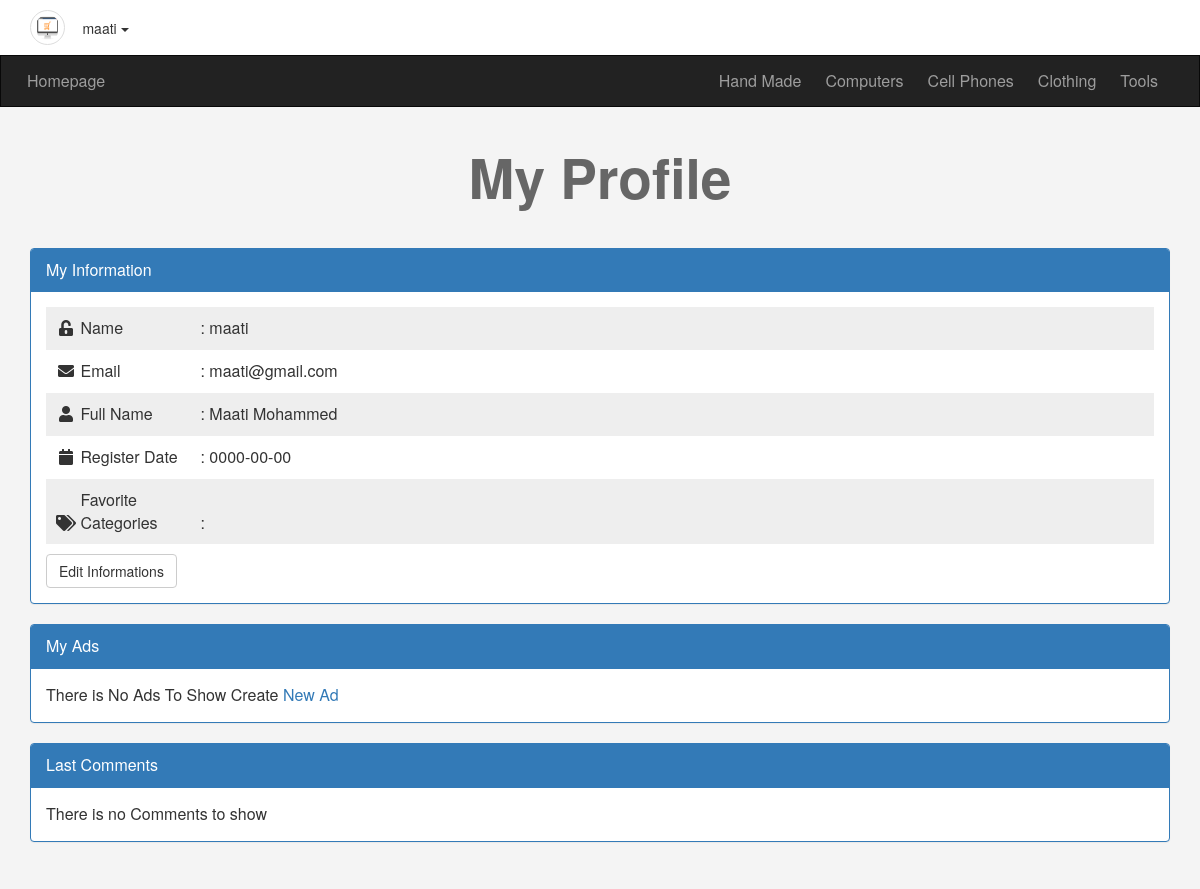
The app's page /profile.php (signed in) with its own data.
### tables this page shows
CREATE TABLE `categories` (
  `ID` int(6) NOT NULL,
  `Name` varchar(255) NOT NULL,
  `Description` text NOT NULL,
  `parent` int(11) NOT NULL,
  `Ordering` int(11) DEFAULT NULL,
  `Visibilty` tinyint(4) NOT NULL DEFAULT 0,
  `Allow_Comment` tinyint(4) NOT NULL DEFAULT 0,
  `Allow_Ads` tinyint(4) NOT NULL DEFAULT 0
);

CREATE TABLE `users` (
  `UserID` int(11) NOT NULL,
  `Username` varchar(255) NOT NULL,
  `Password` varchar(255) NOT NULL,
  `Email` varchar(255) NOT NULL,
  `FullName` varchar(255) DEFAULT NULL,
  `GroupID` int(11) NOT NULL DEFAULT 0,
  `TrustStatus` int(11) NOT NULL DEFAULT 0,
  `RegStatus` int(11) NOT NULL DEFAULT 0,
  `Date` date NOT NULL,
  `avatar` varchar(255) DEFAULT NULL
);

### init.php (called while the page is built, shortened)
<?php
	include 'admin/connect.php';
	$sessionUser = "";
	if (isset($_SESSION['user'])) {
		$sessionUser = $_SESSION['user'];
	}
	$tpl 	= "includes/templets/";
	$func   = "includes/functions/";
	$css    = "layout/css/";
	include $func .'function.php';
	include $tpl ."header.php";

### includes/functions/function.php (called while the page is built, shortened)
<?php
	function getAllFrom($faild, $table, $where = NULL, $and = NULL, $orderfaild, $ordering = 'ASC'){
		global $con;
		$getAll = $con->prepare("SELECT $faild FROM $table $where $and ORDER BY $orderfaild $ordering");
		$getAll->execute();
		$all = $getAll->fetchall();
		return $all;
	}
	function getItems($where,$value,$approve = NULL){
		global $con;
		if ($approve = NULL) {
			$sql = "AND Approve = 1";
		} else {
			$sql = NULL;
		}
		$getItems = $con->prepare("SELECT * FROM items WHERE $where = ? $sql ORDER BY Item_id DESC");
		$getItems->execute(array($value));
		$items = $getItems->fetchall();
		return $items;
	}

### profile.php (the view, shortened to what this page needs)
<?php
	include "init.php";
	if (isset($_SESSION['user'])) {
	$getUser = $con->prepare("SELECT * FROM users WHERE Username = ? ");
	$getUser->execute(array($sessionUser));
	$info = $getUser->fetch();
	?>
	<h1 class="text-center">My Profile</h1>
	<div class="information block">
		<div class="container">
			<div class="panel panel-primary">
				<div class="panel-heading">My Information</div>
				<div class="panel-body">
					<ul class="list-unstyled">
						<li>
							<i class="fa fa-unlock-alt fa-fw"></i>
							<span>Name </span>: <?php echo $info['Username'];?>
						</li>
						<li>
							<i class="fa fa-envelope fa-fw"></i>
							<span>Email </span>: <?php echo $info['Email'];?>
						</li>
						<li>
							<i class="fa fa-user fa-fw"></i>
							<span>Full Name </span>: <?php echo $info['FullName'];?>
						</li>
						<li>
							<i class="fa fa-calendar fa-fw"></i>
							<span>Register Date </span>: <?php echo $info['Date'];?>
						</li>
						<li>
							<i class="fa fa-tags fa-fw"></i>
							<span>Favorite Categories </span>:</li>
				    </ul>
				    <a class="btn btn-default" href="#">Edit Informations</a>
				</div>
			</div>
		</div>
	</div>
	<div id="my-ads" class="Ads block">
		<div class="container">
			<div class="panel panel-primary">
				<div class="panel-heading">My Ads</div>
				<div class="panel-body">
						<?php
							if (! empty(getItems('Member_id', $info['UserID']))){
							echo "<div class='row'>";
							foreach (getItems('Member_id', $info['UserID']) as $item) {
								echo "<div class='col-sm-6 col-md-3'>";
								   echo "<div class='thumbnail item-box'>";
								   	 if ($item['Approve'] == 0) {echo "<span class='Approve-status'>Not Approved</span>";}
								      echo "<span class='price'>$" . $item['Price']. "</span>";
								   	  echo "<img class='img-responsive' src='ecommerce.png' alt=''>";
								   	  echo "<div class='caption'>";
								   	  	 echo "<h3><a href='item.php?itemid=". $item['Item_ID'] ."'>".$item['Name']."</a></h3>";
								   	  	 echo "<p>" .$item['Description']."</p>";
								   	  	 echo "<div class='date'>" .$item['Add_Date']."</div>";
								   	  echo "</div>";
								   echo "</div>";
								echo "</div>";
							}
							echo "</div>";
						  } else {
						  		echo " There is No Ads To Show Create <a href='newad.php'>New Ad</a>";
						  }
						?>
				</div>
			</div>
		</div>
	</div>
	<div class="comment block">
		<div class="container">
			<div class="panel panel-primary">
				<div class="panel-heading">Last Comments</div>
				<div class="panel-body">
					<?php
           				 $stmt = $con->prepare("SELECT
							                         comment
							                     FROM
							                         comments
							                     WHERE user_id = ?");
        				 $stmt->execute(array($info['UserID']));
                         $comments = $stmt->fetchAll();
                         if (! empty($comments)) {
                         	foreach ($comments as $comment) {
                         		echo "<p>".$comment['comment'] ."</p>";
                         	}
                         } else {
                         	echo "There is no Comments to show";
                         }
                        ?>
				</div>
			</div>
		</div>
	</div>
<?php
	} else {
		header('Location: login.php');
	}
	include $tpl ."footer.php";

### includes/templets/header.php (shortened to what this page needs)
<!DOCTYPE html>
<html>
		<head>
			<link rel="stylesheet" href="<?php echo  $css ; ?>bootstrap.min.css">
			<link rel="stylesheet" href="<?php echo  $css ; ?>all.css">
			<link rel="stylesheet" href="<?php echo  $css ; ?>front.css">
		</head>
		<body>
			<div class="upper-bar">
				<div class="container">
					<?php
					if (isset($_SESSION['user'])) { ?>
						<img class=" my-img img-thumbnail" src='ecommerce.png' alt=''>
						<div class="btn-group my-info">
							<span class="btn dropdown-toggle" data-toggle="dropdown">
								<?php echo $sessionUser; ?>
								<span class="caret"></span>
						    </span>
						</div>
					<?php
					} else { ?>
						<a href="login.php">
						<span class="pull-right">Login/Signup</span>
					    </a>
					<?php } ?>
				</div>
			</div>
			<nav class="navbar navbar-inverse">
			  <div class="container">
			    <div class="navbar-header">
			      <a class="navbar-brand" href="index.php">Homepage</a>
			    </div>
			    <div class="collapse navbar-collapse" id="app">
			      <ul class="nav navbar-nav navbar-right">
			      	<?php
			   			$allCats = getAllFrom("*", "categories", "WHERE parent = 0", "", "ID", "ASC");
						foreach ($allCats as $cat) {
						echo '<li>
						         <a href="categories.php?pageid=' . $cat['ID'] .'">
						            '.$cat['Name'].'
						         </a>
						      </li>';
						}
					?>
			      </ul>
			    </div>
			  </div>
			</nav>

### layout/css/all.css (style rules this page uses)
.fa, .fas, .far, .fal, .fad, .fab { -moz-osx-font-smoothing: grayscale; -webkit-font-smoothing: antialiased; display: inline-block; font-style: normal; font-variant: normal; text-rendering: auto; line-height: 1; }
.fa-fw { text-align: center; width: 1.25em; }
.fa-calendar:before { content: "\f133"; }
.fa-envelope:before { content: "\f0e0"; }
.fa-tags:before { content: "\f02c"; }
.fa-unlock-alt:before { content: "\f13e"; }
.fa-user:before { content: "\f007"; }
.fa, .fas { font-family: 'Font Awesome 5 Free'; font-weight: 900; }

### layout/css/front.css (style rules this page uses)
body { background-color:#F4F4F4; font-size: 16px; height: 2000px }
h1 { font-size: 55px; margin:40px 0; color:#666; font-weight: bold; }
.navbar { border-radius:0px; margin-bottom: 0px; }
.nav>li>a ,.navbar-brand { padding:15px 12px; }
.navbar-brand { font-size:1em; }
.upper-bar { padding: 10px; background-color: #fff; }
.my-img { width :35px; height: 35px; border-radius: 50px }
.information { margin-top:20px; }
.information ul { padding: 0; margin: 0; }
.information ul li { padding: 10px; }
.information ul li:nth-child(odd) { background-color: #EEE; }
.information ul li span { display: inline-block; width:120px; }
.information .btn { margin-top: 10px; }

### records on screen
categories: Name "Hand Made"
categories: Name "Computers"
categories: Name "Cell Phones"
categories: Name "Clothing"
categories: Name "Tools"
users: Username "maati", Email "maati@gmail.com", FullName "Maati Mohammed", Date "0000-00-00"

### other values on screen
$sessionUser "maati"
